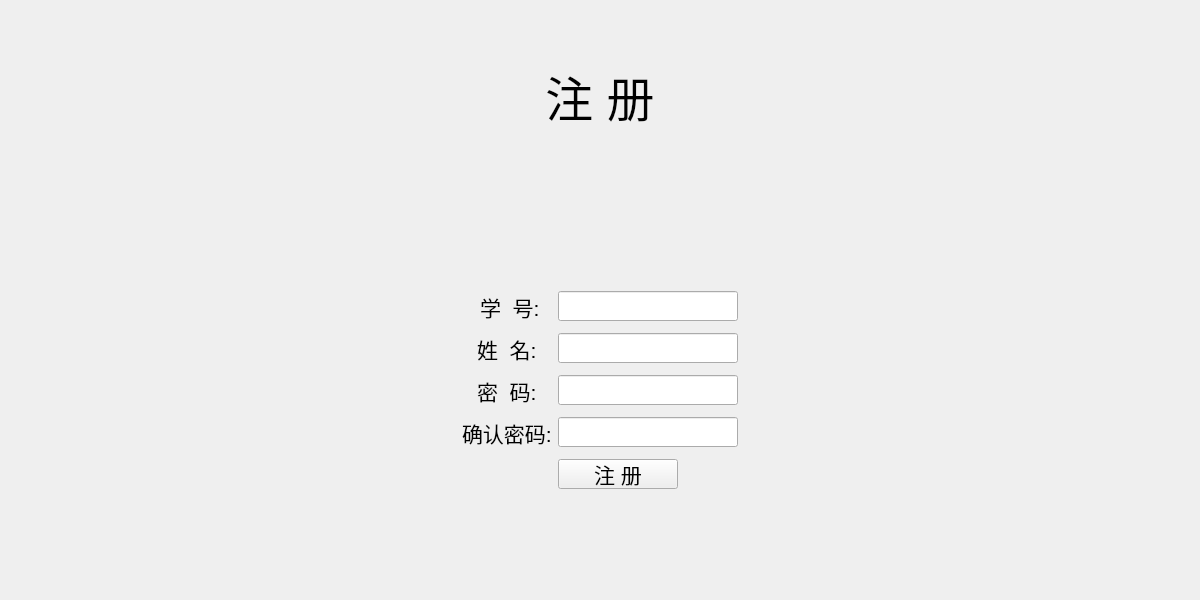
<?xml version="1.0" encoding="UTF-8"?>
<ui version="4.0">
 <class>widget</class>
 <widget class="QWidget" name="widget">
  <property name="windowModality">
   <enum>Qt::WindowModal</enum>
  </property>
  <property name="enabled">
   <bool>true</bool>
  </property>
  <property name="geometry">
   <rect>
    <x>0</x>
    <y>0</y>
    <width>1200</width>
    <height>600</height>
   </rect>
  </property>
  <property name="minimumSize">
   <size>
    <width>0</width>
    <height>0</height>
   </size>
  </property>
  <property name="maximumSize">
   <size>
    <width>1201</width>
    <height>600</height>
   </size>
  </property>
  <property name="windowTitle">
   <string>欢迎登陆图书馆管理系统</string>
  </property>
  <property name="layoutDirection">
   <enum>Qt::LeftToRight</enum>
  </property>
  <property name="styleSheet">
   <string notr="true"/>
  </property>
  <layout class="QFormLayout" name="formLayout_4">
   <property name="fieldGrowthPolicy">
    <enum>QFormLayout::AllNonFixedFieldsGrow</enum>
   </property>
   <property name="labelAlignment">
    <set>Qt::AlignCenter</set>
   </property>
   <property name="formAlignment">
    <set>Qt::AlignCenter</set>
   </property>
   <property name="horizontalSpacing">
    <number>0</number>
   </property>
   <property name="verticalSpacing">
    <number>0</number>
   </property>
   <property name="leftMargin">
    <number>0</number>
   </property>
   <property name="topMargin">
    <number>0</number>
   </property>
   <property name="rightMargin">
    <number>0</number>
   </property>
   <property name="bottomMargin">
    <number>0</number>
   </property>
   <item row="0" column="1">
    <layout class="QVBoxLayout" name="verticalLayout">
     <property name="spacing">
      <number>160</number>
     </property>
     <property name="topMargin">
      <number>0</number>
     </property>
     <property name="rightMargin">
      <number>0</number>
     </property>
     <property name="bottomMargin">
      <number>50</number>
     </property>
     <item>
      <widget class="QLabel" name="signUpLabel">
       <property name="minimumSize">
        <size>
         <width>180</width>
         <height>32</height>
        </size>
       </property>
       <property name="maximumSize">
        <size>
         <width>1200</width>
         <height>600</height>
        </size>
       </property>
       <property name="font">
        <font>
         <pointsize>16</pointsize>
         <weight>50</weight>
         <bold>false</bold>
        </font>
       </property>
       <property name="lineWidth">
        <number>1</number>
       </property>
       <property name="text">
        <string>&lt;html&gt;&lt;head/&gt;&lt;body&gt;&lt;p align=&quot;center&quot;&gt;&lt;span style=&quot; font-size:36pt;&quot;&gt;注 册&lt;/span&gt;&lt;/p&gt;&lt;/body&gt;&lt;/html&gt;</string>
       </property>
       <property name="textFormat">
        <enum>Qt::AutoText</enum>
       </property>
       <property name="alignment">
        <set>Qt::AlignCenter</set>
       </property>
      </widget>
     </item>
     <item>
      <layout class="QFormLayout" name="formLayout_3">
       <property name="sizeConstraint">
        <enum>QLayout::SetFixedSize</enum>
       </property>
       <property name="fieldGrowthPolicy">
        <enum>QFormLayout::AllNonFixedFieldsGrow</enum>
       </property>
       <property name="labelAlignment">
        <set>Qt::AlignCenter</set>
       </property>
       <property name="formAlignment">
        <set>Qt::AlignCenter</set>
       </property>
       <property name="horizontalSpacing">
        <number>0</number>
       </property>
       <property name="verticalSpacing">
        <number>10</number>
       </property>
       <property name="topMargin">
        <number>0</number>
       </property>
       <item row="0" column="0">
        <widget class="QLabel" name="studentIdLabel">
         <property name="font">
          <font>
           <pointsize>16</pointsize>
          </font>
         </property>
         <property name="text">
          <string>学  号:</string>
         </property>
        </widget>
       </item>
       <item row="0" column="1">
        <widget class="QLineEdit" name="studentIdLineEdit">
         <property name="maximumSize">
          <size>
           <width>180</width>
           <height>30</height>
          </size>
         </property>
         <property name="font">
          <font>
           <pointsize>16</pointsize>
          </font>
         </property>
         <property name="inputMask">
          <string/>
         </property>
         <property name="text">
          <string/>
         </property>
         <property name="maxLength">
          <number>12</number>
         </property>
         <property name="dragEnabled">
          <bool>false</bool>
         </property>
         <property name="placeholderText">
          <string comment="PB[0~9]{8}" extracomment="PB[0~9]{8}"/>
         </property>
        </widget>
       </item>
       <item row="1" column="0">
        <widget class="QLabel" name="studentNameLabel">
         <property name="font">
          <font>
           <pointsize>16</pointsize>
          </font>
         </property>
         <property name="text">
          <string>姓  名: </string>
         </property>
        </widget>
       </item>
       <item row="1" column="1">
        <widget class="QLineEdit" name="studentNameLineEdit">
         <property name="maximumSize">
          <size>
           <width>180</width>
           <height>30</height>
          </size>
         </property>
         <property name="font">
          <font>
           <pointsize>16</pointsize>
          </font>
         </property>
         <property name="maxLength">
          <number>10</number>
         </property>
        </widget>
       </item>
       <item row="2" column="0">
        <widget class="QLabel" name="passwordLabel">
         <property name="font">
          <font>
           <pointsize>16</pointsize>
          </font>
         </property>
         <property name="text">
          <string>密  码: </string>
         </property>
        </widget>
       </item>
       <item row="2" column="1">
        <widget class="QLineEdit" name="passwordLineEdit">
         <property name="maximumSize">
          <size>
           <width>180</width>
           <height>30</height>
          </size>
         </property>
         <property name="font">
          <font>
           <pointsize>16</pointsize>
          </font>
         </property>
         <property name="maxLength">
          <number>16</number>
         </property>
         <property name="echoMode">
          <enum>QLineEdit::Password</enum>
         </property>
        </widget>
       </item>
       <item row="3" column="0">
        <widget class="QLabel" name="passwordConfirmLabel">
         <property name="font">
          <font>
           <pointsize>16</pointsize>
          </font>
         </property>
         <property name="text">
          <string>确认密码: </string>
         </property>
        </widget>
       </item>
       <item row="3" column="1">
        <widget class="QLineEdit" name="passwordConfirmLineEdit">
         <property name="maximumSize">
          <size>
           <width>180</width>
           <height>30</height>
          </size>
         </property>
         <property name="font">
          <font>
           <pointsize>16</pointsize>
          </font>
         </property>
         <property name="maxLength">
          <number>16</number>
         </property>
         <property name="echoMode">
          <enum>QLineEdit::Password</enum>
         </property>
        </widget>
       </item>
       <item row="4" column="1">
        <widget class="QPushButton" name="signUpbutton">
         <property name="minimumSize">
          <size>
           <width>120</width>
           <height>30</height>
          </size>
         </property>
         <property name="maximumSize">
          <size>
           <width>120</width>
           <height>30</height>
          </size>
         </property>
         <property name="font">
          <font>
           <pointsize>16</pointsize>
          </font>
         </property>
         <property name="text">
          <string>注 册</string>
         </property>
        </widget>
       </item>
      </layout>
     </item>
    </layout>
   </item>
  </layout>
 </widget>
 <resources/>
 <connections/>
</ui>
